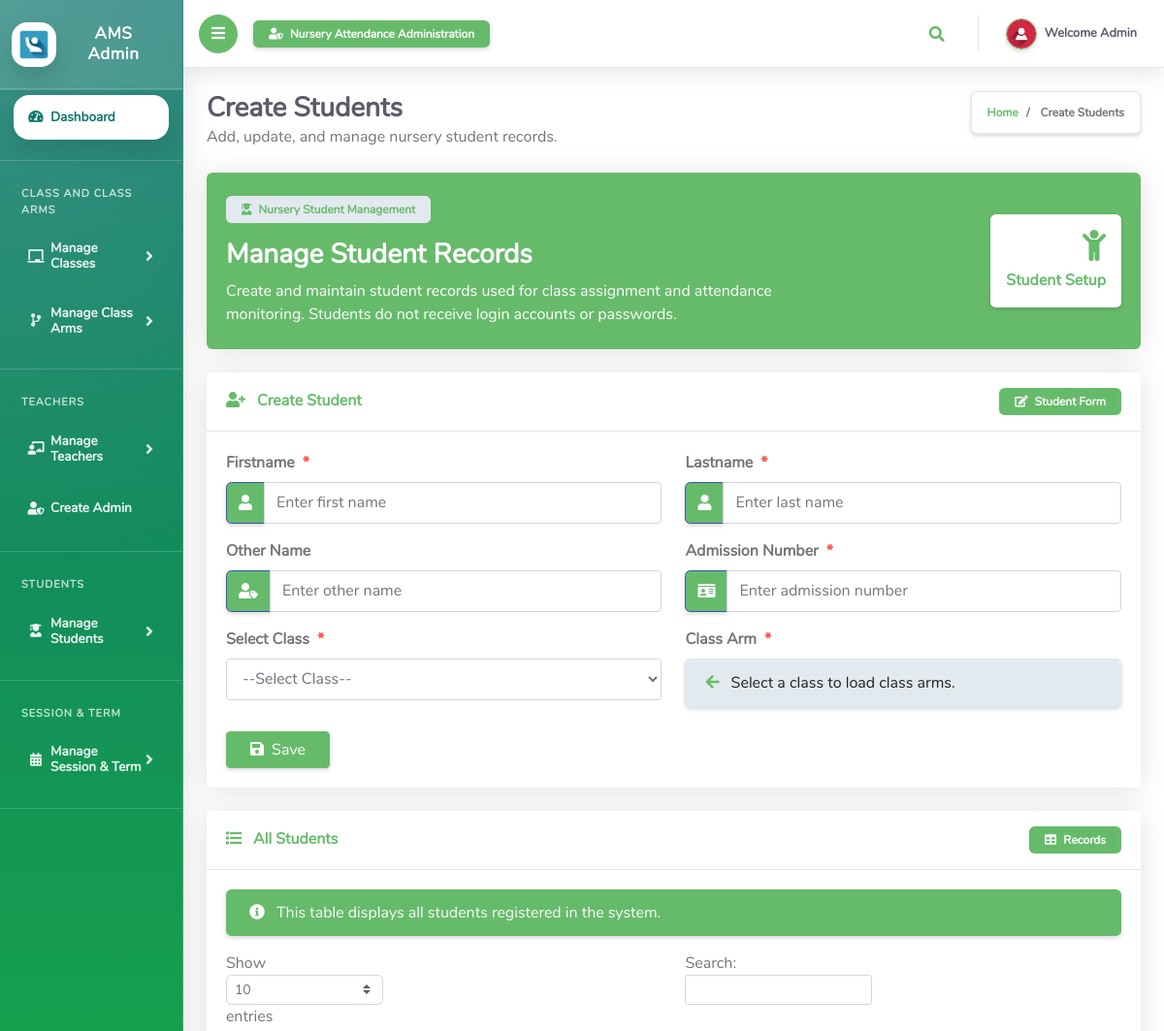
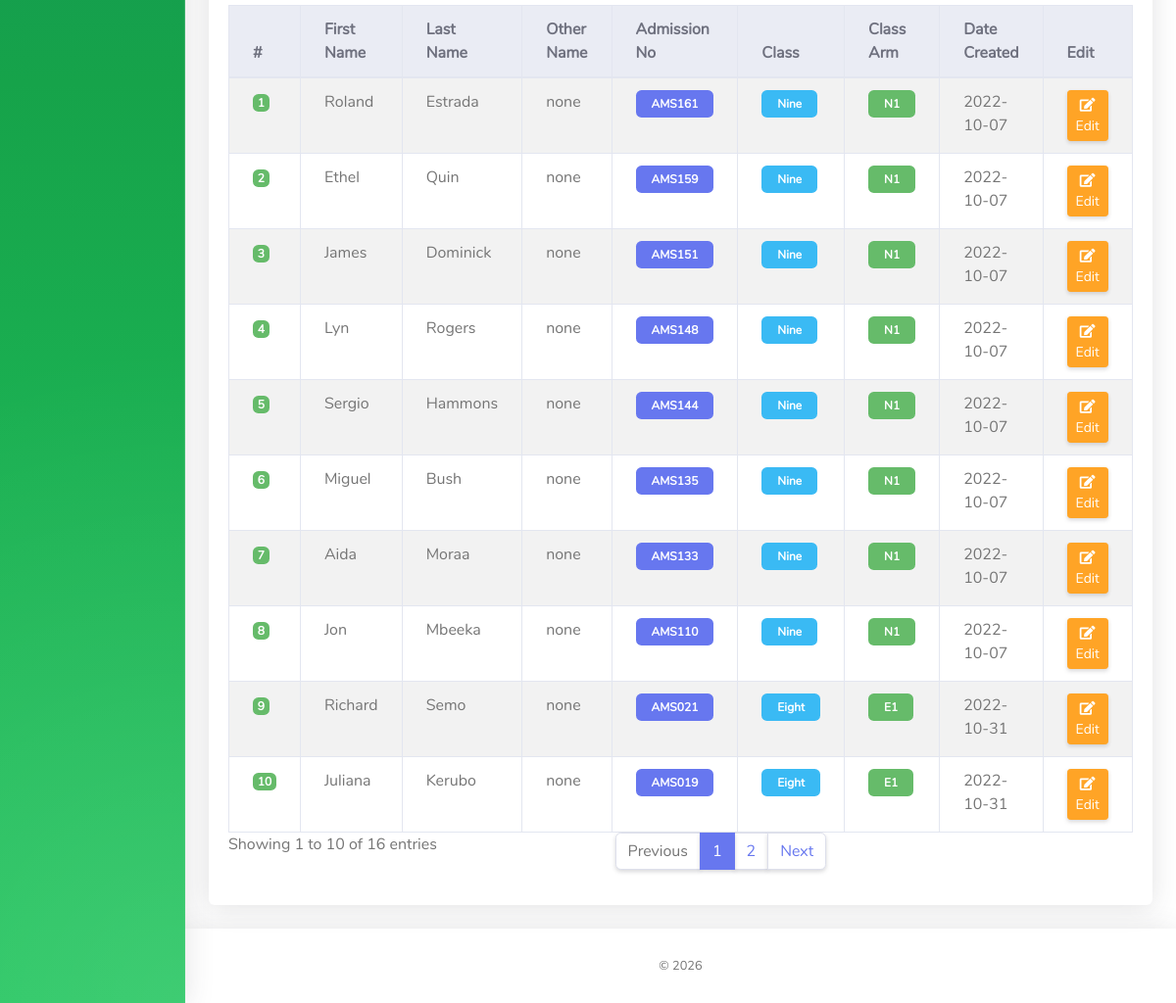
Page /Admin/createStudents.php (signed in) on the committed database (2 pictures, top to bottom).
### tables this page shows
CREATE TABLE `tblstudents` (
  `Id` int(10) NOT NULL,
  `firstName` varchar(255) NOT NULL,
  `lastName` varchar(255) NOT NULL,
  `otherName` varchar(255) NOT NULL,
  `admissionNumber` varchar(255) NOT NULL,
  `password` varchar(50) NOT NULL,
  `classId` varchar(10) NOT NULL,
  `classArmId` varchar(10) NOT NULL,
  `dateCreated` varchar(50) NOT NULL
);

CREATE TABLE `tblclass` (
  `Id` int(10) NOT NULL,
  `className` varchar(255) NOT NULL
);

CREATE TABLE `tblclassarms` (
  `Id` int(10) NOT NULL,
  `classId` varchar(10) NOT NULL,
  `classArmName` varchar(255) NOT NULL,
  `isAssigned` varchar(10) NOT NULL
);

### Admin/createStudents.php (the view, shortened to what the rows shown need)
<?php
include '../Includes/dbcon.php';
function escapeOutput($data)
{
    return htmlspecialchars($data ?? '', ENT_QUOTES, 'UTF-8');
}
?>
<!DOCTYPE html>
<html lang="en">
<head>
  <link href="../vendor/fontawesome-free/css/all.min.css" rel="stylesheet" type="text/css">
  <link href="../vendor/bootstrap/css/bootstrap.min.css" rel="stylesheet" type="text/css">
  <link href="css/ruang-admin.min.css" rel="stylesheet">
</head>
<body id="page-top">
  <div id="wrapper">
    <div id="content-wrapper" class="d-flex flex-column bg-light">
      <div id="content">
        <?php include "Includes/topbar.php";?>
        <div class="container-fluid" id="container-wrapper">
          <div class="d-sm-flex align-items-center justify-content-between mb-4">
            <div>
              <h1 class="h3 mb-0 text-gray-800 font-weight-bold">
                Create Students
              </h1>
            </div>
          </div>
          <div class="row">
            <div class="col-lg-12">
              <div class="row">
                <div class="col-lg-12">
                  <div class="card shadow mb-4 border-0">
                    <div class="card-body">
                      <div class="table-responsive">
                        <table class="table table-bordered table-hover table-striped align-items-center" id="dataTableHover">
                          <thead class="thead-light">
                            <tr>
                              <th>#</th>
                              <th>First Name</th>
                              <th>Last Name</th>
                              <th>Other Name</th>
                              <th>Admission No</th>
                              <th>Class</th>
                              <th>Class Arm</th>
                              <th>Date Created</th>
                              <th>Edit</th>
                            </tr>
                          </thead>
                          <tbody>
                            <?php
                            $query = "SELECT
                                        tblstudents.Id,
                                        tblclass.className,
                                        tblclassarms.classArmName,
                                        tblstudents.firstName,
                                        tblstudents.lastName,
                                        tblstudents.otherName,
                                        tblstudents.admissionNumber,
                                        tblstudents.dateCreated
                                      FROM tblstudents
                                      INNER JOIN tblclass ON tblclass.Id = tblstudents.classId
                                      INNER JOIN tblclassarms ON tblclassarms.Id = tblstudents.classArmId
                                      ORDER BY tblstudents.Id DESC";
                            $rs = $conn->query($query);
                            $sn = 0;
                            if ($rs && $rs->num_rows > 0) {
                                while ($rows = $rs->fetch_assoc()) {
                                    $sn++;
                                    echo "
                                    <tr>
                                      <td>
                                        <span class='badge badge-success'>" . escapeOutput($sn) . "</span>
                                      </td>
                                      <td>" . escapeOutput($rows['firstName']) . "</td>
                                      <td>" . escapeOutput($rows['lastName']) . "</td>
                                      <td>" . escapeOutput($rows['otherName']) . "</td>
                                      <td>
                                        <span class='badge badge-primary px-3 py-2'>" . escapeOutput($rows['admissionNumber']) . "</span>
                                      </td>
                                      <td>
                                        <span class='badge badge-info px-3 py-2'>" . escapeOutput($rows['className']) . "</span>
                                      </td>
                                      <td>
                                        <span class='badge badge-success px-3 py-2'>" . escapeOutput($rows['classArmName']) . "</span>
                                      </td>
                                      <td>" . escapeOutput($rows['dateCreated']) . "</td>
                                      <td>
                                        <a href='?action=edit&Id=" . escapeOutput($rows['Id']) . "' class='btn btn-sm btn-warning shadow-sm'>
                                          <i class='fas fa-fw fa-edit'></i>
                                          Edit
                                        </a>
                                      </td>
                                      <td>
                                        <a href='?action=delete&Id=" . escapeOutput($rows['Id']) . "'
                                           class='btn btn-sm btn-danger shadow-sm'
                                           onclick=\"return confirm('Are you sure you want to delete this student?');\">
                                          <i class='fas fa-fw fa-trash'></i>
                                          Delete
                                        </a>
                                      </td>
                                    </tr>";
                                }
                            }
                            ?>
                          </tbody>
                        </table>
                      </div>
                    </div>
                  </div>
                </div>
              </div>
            </div>
          </div>
        </div>
      </div>
    </div>
  </div>
</body>
</html>

### Admin/Includes/topbar.php (shortened to what the rows shown need)
<?php
  $query = "SELECT * FROM tbladmin WHERE Id = ".$_SESSION['userId']."";
  $rs = $conn->query($query);
  $rows = $rs->fetch_assoc();
  $fullName = $rows['firstName']." ".$rows['lastName'];
?>
<nav class="navbar navbar-expand navbar-light bg-white topbar mb-4 static-top shadow-sm border-bottom">
  <ul class="navbar-nav ml-auto">
    <li class="nav-item dropdown no-arrow">
      <a class="nav-link dropdown-toggle" href="#" id="userDropdown" role="button" data-toggle="dropdown"
        aria-haspopup="true" aria-expanded="false">
        <span class="ml-2 d-none d-lg-inline text-gray-800 small">
          <b>Welcome <?php echo $fullName;?></b>
        </span>
      </a>
    </li>
  </ul>
</nav>

### rows in the picture
tblstudents: sn "1", firstName "Roland", lastName "Estrada", otherName "none", admissionNumber "AMS161", classId.className "Nine", classArmId.classArmName "N1", dateCreated "2022-10-07"
tblstudents: sn "2", firstName "Ethel", lastName "Quin", otherName "none", admissionNumber "AMS159", classId.className "Nine", classArmId.classArmName "N1", dateCreated "2022-10-07"
tblstudents: sn "3", firstName "James", lastName "Dominick", otherName "none", admissionNumber "AMS151", classId.className "Nine", classArmId.classArmName "N1", dateCreated "2022-10-07"
tblstudents: sn "4", firstName "Lyn", lastName "Rogers", otherName "none", admissionNumber "AMS148", classId.className "Nine", classArmId.classArmName "N1", dateCreated "2022-10-07"
tblstudents: sn "5", firstName "Sergio", lastName "Hammons", otherName "none", admissionNumber "AMS144", classId.className "Nine", classArmId.classArmName "N1", dateCreated "2022-10-07"
tblstudents: sn "6", firstName "Miguel", lastName "Bush", otherName "none", admissionNumber "AMS135", classId.className "Nine", classArmId.classArmName "N1", dateCreated "2022-10-07"
tblstudents: sn "7", firstName "Aida", lastName "Moraa", otherName "none", admissionNumber "AMS133", classId.className "Nine", classArmId.classArmName "N1", dateCreated "2022-10-07"
tblstudents: sn "8", firstName "Jon", lastName "Mbeeka", otherName "none", admissionNumber "AMS110", classId.className "Nine", classArmId.classArmName "N1", dateCreated "2022-10-07"
tblstudents: sn "9", firstName "Richard", lastName "Semo", otherName "none", admissionNumber "AMS021", classId.className "Eight", classArmId.classArmName "E1", dateCreated "2022-10-31"
tblstudents: sn "10", firstName "Juliana", lastName "Kerubo", otherName "none", admissionNumber "AMS019", classId.className "Eight", classArmId.classArmName "E1", dateCreated "2022-10-31"

### other values in the picture
$fullName "Admin"
